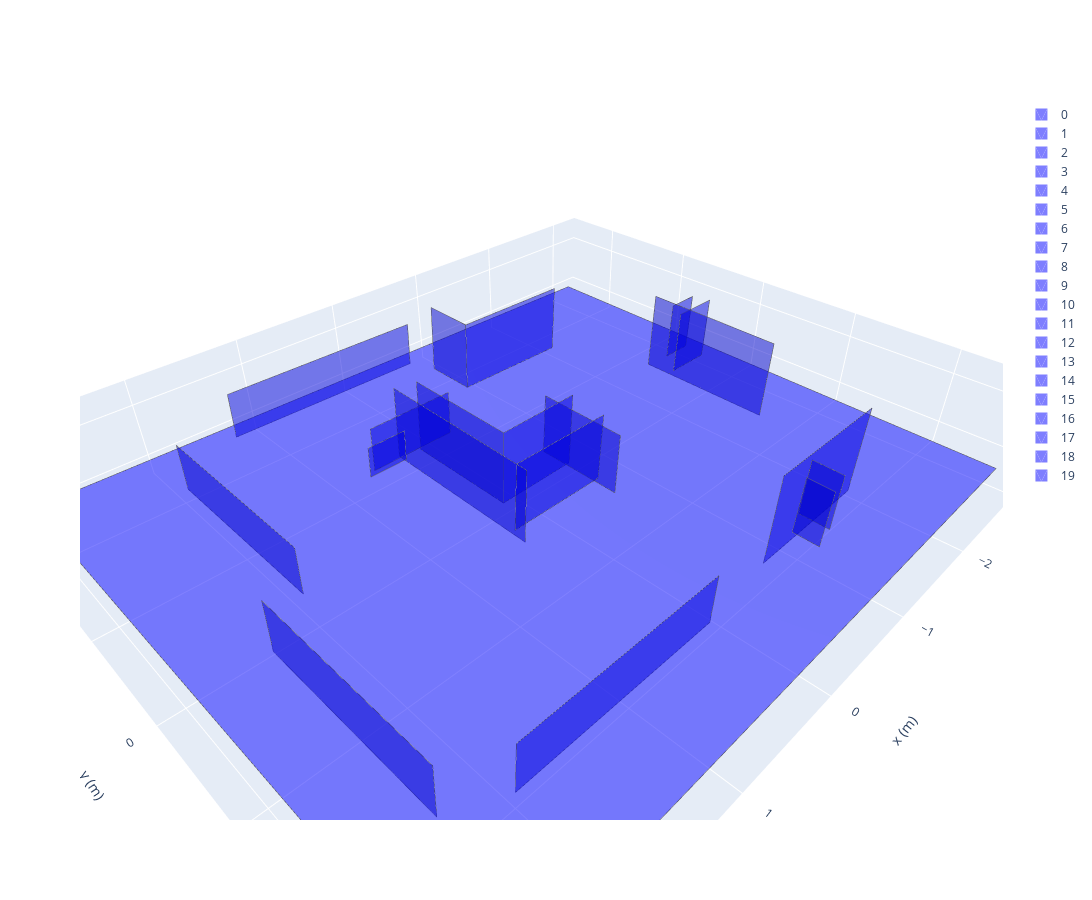

Notebook source saved alongside this figure:
### Code cell
# Plot merge
fig = go.Figure(data=map_final.plot_trace(colors=['blue']))
fig.update_layout(width=1500, height=900, scene=dict(aspectmode='data',
    xaxis=dict(title=dict(text='x (m)')), yaxis=dict(title=dict(text='y (m)')), zaxis=dict(title=dict(text='z (m)'))))
fig.show()

### Figure 1 — Plotly figure (JSON) as saved in the notebook; plotly's stock layout.template omitted (floating-point values rounded to 4 significant figures)
{"data": [{"color": "blue", "i": [0, 0], "j": [1, 2], "k": [2, 3], "name": "0", "opacity": 0.5, "showlegend": true, "type": "mesh3d", "x": [-3.098, 3.0, 2.942, -3.156], "y": [-2.436, -2.364, 2.701, 2.629], "z": [0.003571, 0.09912, -0.01699, -0.1125]}, {"line": {"color": "rgb(70,70,70)", "width": 1}, "mode": "lines", "showlegend": false, "type": "scatter3d", "x": [-3.098, 3.0, 2.942, -3.156, -3.098], "y": [-2.436, -2.364, 2.701, 2.629, -2.436], "z": [0.003571, 0.09912, -0.01699, -0.1125, 0.003571]}, {"color": "blue", "i": [0, 0], "j": [1, 2], "k": [2, 3], "name": "1", "opacity": 0.5, "showlegend": true, "type": "mesh3d", "x": [0.1009, 1.984, 1.977, 0.09381], "y": [1.965, 1.987, 1.997, 1.975], "z": [-0.107, -0.0775, 0.3641, 0.3346]}, {"line": {"color": "rgb(70,70,70)", "width": 1}, "mode": "lines", "showlegend": false, "type": "scatter3d", "x": [0.1009, 1.984, 1.977, 0.09381, 0.1009], "y": [1.965, 1.987, 1.997, 1.975, 1.965], "z": [-0.107, -0.0775, 0.3641, 0.3346, -0.107]}, {"color": "blue", "i": [0, 0], "j": [1, 2], "k": [2, 3], "name": "2", "opacity": 0.5, "showlegend": true, "type": "mesh3d", "x": [-2.042, -0.7308, -0.744, -2.055], "y": [1.848, 1.863, 1.882, 1.867], "z": [-0.1733, -0.1528, 0.6733, 0.6528]}, {"line": {"color": "rgb(70,70,70)", "width": 1}, "mode": "lines", "showlegend": false, "type": "scatter3d", "x": [-2.042, -0.7308, -0.744, -2.055, -2.042], "y": [1.848, 1.863, 1.882, 1.867, 1.848], "z": [-0.1733, -0.1528, 0.6733, 0.6528, -0.1733]}, {"color": "blue", "i": [0, 0], "j": [1, 2], "k": [2, 3], "name": "3", "opacity": 0.5, "showlegend": true, "type": "mesh3d", "x": [-2.367, -2.383, -2.395, -2.379], "y": [-0.6091, 0.7239, 0.741, -0.592], "z": [-0.04262, -0.07318, 0.6796, 0.7101]}, {"line": {"color": "rgb(70,70,70)", "width": 1}, "mode": "lines", "showlegend": false, "type": "scatter3d", "x": [-2.367, -2.383, -2.395, -2.379, -2.367], "y": [-0.6091, 0.7239, 0.741, -0.592, -0.6091], "z": [-0.04262, -0.07318, 0.6796, 0.7101, -0.04262]}, {"color": "blue", "i": [0, 0], "j": [1, 2], "k": [2, 3], "name": "4", "opacity": 0.5, "showlegend": true, "type": "mesh3d", "x": [-0.685, -1.873, -1.883, -0.6957], "y": [-1.49, -1.504, -1.489, -1.475], "z": [0.01534, -0.003265, 0.6645, 0.6831]}, {"line": {"color": "rgb(70,70,70)", "width": 1}, "mode": "lines", "showlegend": false, "type": "scatter3d", "x": [-0.685, -1.873, -1.883, -0.6957, -0.685], "y": [-1.49, -1.504, -1.489, -1.475, -1.49], "z": [0.01534, -0.003265, 0.6645, 0.6831, 0.01534]}, {"color": "blue", "i": [0, 0], "j": [1, 2], "k": [2, 3], "name": "5", "opacity": 0.5, "showlegend": true, "type": "mesh3d", "x": [-0.4668, -0.4575, -0.4665, -0.4758], "y": [0.5928, -0.222, -0.2091, 0.6056], "z": [-0.02513, -0.006454, 0.5584, 0.5397]}, {"line": {"color": "rgb(70,70,70)", "width": 1}, "mode": "lines", "showlegend": false, "type": "scatter3d", "x": [-0.4668, -0.4575, -0.4665, -0.4758, -0.4668], "y": [0.5928, -0.222, -0.2091, 0.6056, 0.5928], "z": [-0.02513, -0.006454, 0.5584, 0.5397, -0.02513]}, {"color": "blue", "i": [0, 0], "j": [1, 2], "k": [2, 3], "name": "6", "opacity": 0.5, "showlegend": true, "type": "mesh3d", "x": [1.341, -0.6059, -0.6129, 1.334], "y": [-2.261, -2.284, -2.274, -2.251], "z": [0.02885, -0.001651, 0.4365, 0.467]}, {"line": {"color": "rgb(70,70,70)", "width": 1}, "mode": "lines", "showlegend": false, "type": "scatter3d", "x": [1.341, -0.6059, -0.6129, 1.334, 1.341], "y": [-2.261, -2.284, -2.274, -2.251, -2.261], "z": [0.02885, -0.001651, 0.4365, 0.467, 0.02885]}, {"color": "blue", "i": [0, 0], "j": [1, 2], "k": [2, 3], "name": "7", "opacity": 0.5, "showlegend": true, "type": "mesh3d", "x": [0.2829, 0.2948, 0.284, 0.2721], "y": [0.06271, -0.9775, -0.9621, 0.0781], "z": [-0.009128, 0.01472, 0.6914, 0.6676]}, {"line": {"color": "rgb(70,70,70)", "width": 1}, "mode": "lines", "showlegend": false, "type": "scatter3d", "x": [0.2829, 0.2948, 0.284, 0.2721, 0.2829], "y": [0.06271, -0.9775, -0.9621, 0.0781, 0.06271], "z": [-0.009128, 0.01472, 0.6914, 0.6676, -0.009128]}, {"color": "blue", "i": [0, 0], "j": [1, 2], "k": [2, 3], "name": "8", "opacity": 0.5, "showlegend": true, "type": "mesh3d", "x": [2.397, 2.414, 2.41, 2.393], "y": [1.793, 0.1314, 0.1444, 1.806], "z": [-0.07478, -0.02887, 0.4416, 0.3957]}, {"line": {"color": "rgb(70,70,70)", "width": 1}, "mode": "lines", "showlegend": false, "type": "scatter3d", "x": [2.397, 2.414, 2.41, 2.393, 2.397], "y": [1.793, 0.1314, 0.1444, 1.806, 1.793], "z": [-0.07478, -0.02887, 0.4416, 0.3957, -0.07478]}, {"color": "blue", "i": [0, 0], "j": [1, 2], "k": [2, 3], "name": "9", "opacity": 0.5, "showlegend": true, "type": "mesh3d", "x": [0.4847, -0.4762, -0.487, 0.474], "y": [0.4099, 0.3959, 0.4165, 0.4305], "z": [0.03155, 0.01548, 0.6405, 0.6566]}, {"line": {"color": "rgb(70,70,70)", "width": 1}, "mode": "lines", "showlegend": false, "type": "scatter3d", "x": [0.4847, -0.4762, -0.487, 0.474, 0.4847], "y": [0.4099, 0.3959, 0.4165, 0.4305, 0.4099], "z": [0.03155, 0.01548, 0.6405, 0.6566, 0.03155]}, {"color": "blue", "i": [0, 0], "j": [1, 2], "k": [2, 3], "name": "10", "opacity": 0.5, "showlegend": true, "type": "mesh3d", "x": [1.995, 2.01, 2.006, 1.991], "y": [-0.1587, -1.821, -1.81, -0.1481], "z": [0.005599, 0.0466, 0.4802, 0.4392]}, {"line": {"color": "rgb(70,70,70)", "width": 1}, "mode": "lines", "showlegend": false, "type": "scatter3d", "x": [1.995, 2.01, 2.006, 1.991, 1.995], "y": [-0.1587, -1.821, -1.81, -0.1481, -0.1587], "z": [0.005599, 0.0466, 0.4802, 0.4392, 0.005599]}, {"color": "blue", "i": [0, 0], "j": [1, 2], "k": [2, 3], "name": "11", "opacity": 0.5, "showlegend": true, "type": "mesh3d", "x": [0.4959, 0.4799, 0.4738, 0.4897], "y": [-1.016, 0.5158, 0.5363, -0.9952], "z": [0.0197, -0.02643, 0.6552, 0.7013]}, {"line": {"color": "rgb(70,70,70)", "width": 1}, "mode": "lines", "showlegend": false, "type": "scatter3d", "x": [0.4959, 0.4799, 0.4738, 0.4897, 0.4959], "y": [-1.016, 0.5158, 0.5363, -0.9952, -1.016], "z": [0.0197, -0.02643, 0.6552, 0.7013, 0.0197]}, {"color": "blue", "i": [0, 0], "j": [1, 2], "k": [2, 3], "name": "12", "opacity": 0.5, "showlegend": true, "type": "mesh3d", "x": [-0.6804, -0.685, -0.6957, -0.6911], "y": [-1.987, -1.49, -1.475, -1.972], "z": [0.02673, 0.01534, 0.6831, 0.6945]}, {"line": {"color": "rgb(70,70,70)", "width": 1}, "mode": "lines", "showlegend": false, "type": "scatter3d", "x": [-0.6804, -0.685, -0.6957, -0.6911, -0.6804], "y": [-1.987, -1.49, -1.475, -1.972, -1.987], "z": [0.02673, 0.01534, 0.6831, 0.6945, 0.02673]}, {"color": "blue", "i": [0, 0], "j": [1, 2], "k": [2, 3], "name": "13", "opacity": 0.5, "showlegend": true, "type": "mesh3d", "x": [-0.02033, 0.7999, 0.7962, -0.02401], "y": [-0.9538, -0.946, -0.9357, -0.9435], "z": [0.05337, 0.06044, 0.4747, 0.4676]}, {"line": {"color": "rgb(70,70,70)", "width": 1}, "mode": "lines", "showlegend": false, "type": "scatter3d", "x": [-0.02033, 0.7999, 0.7962, -0.02401, -0.02033], "y": [-0.9538, -0.946, -0.9357, -0.9435, -0.9538], "z": [0.05337, 0.06044, 0.4747, 0.4676, 0.05337]}, {"color": "blue", "i": [0, 0], "j": [1, 2], "k": [2, 3], "name": "14", "opacity": 0.5, "showlegend": true, "type": "mesh3d", "x": [-0.5067, 0.2829, 0.2721, -0.5175], "y": [0.03748, 0.06271, 0.0781, 0.05286], "z": [-0.02114, -0.009128, 0.6676, 0.6556]}, {"line": {"color": "rgb(70,70,70)", "width": 1}, "mode": "lines", "showlegend": false, "type": "scatter3d", "x": [-0.5067, 0.2829, 0.2721, -0.5175, -0.5067], "y": [0.03748, 0.06271, 0.0781, 0.05286, 0.03748], "z": [-0.02114, -0.009128, 0.6676, 0.6556, -0.02114]}, {"color": "blue", "i": [0, 0], "j": [1, 2], "k": [2, 3], "name": "15", "opacity": 0.5, "showlegend": true, "type": "mesh3d", "x": [-2.7, -2.386, -2.391, -2.704], "y": [-0.4043, -0.401, -0.3846, -0.3879], "z": [0.1191, 0.1218, 0.6716, 0.6689]}, {"line": {"color": "rgb(70,70,70)", "width": 1}, "mode": "lines", "showlegend": false, "type": "scatter3d", "x": [-2.7, -2.386, -2.391, -2.704, -2.7], "y": [-0.4043, -0.401, -0.3846, -0.3879, -0.4043], "z": [0.1191, 0.1218, 0.6716, 0.6689, 0.1191]}, {"color": "blue", "i": [0, 0], "j": [1, 2], "k": [2, 3], "name": "16", "opacity": 0.5, "showlegend": true, "type": "mesh3d", "x": [-2.848, -2.374, -2.381, -2.854], "y": [-0.2984, -0.2938, -0.2795, -0.2841], "z": [-0.001332, 0.003466, 0.621, 0.6162]}, {"line": {"color": "rgb(70,70,70)", "width": 1}, "mode": "lines", "showlegend": false, "type": "scatter3d", "x": [-2.848, -2.374, -2.381, -2.854, -2.848], "y": [-0.2984, -0.2938, -0.2795, -0.2841, -0.2984], "z": [-0.001332, 0.003466, 0.621, 0.6162, -0.001332]}, {"color": "blue", "i": [0, 0], "j": [1, 2], "k": [2, 3], "name": "17", "opacity": 0.5, "showlegend": true, "type": "mesh3d", "x": [-1.142, -1.144, -1.149, -1.146], "y": [1.867, 2.133, 2.146, 1.881], "z": [0.1008, 0.09387, 0.6021, 0.609]}, {"line": {"color": "rgb(70,70,70)", "width": 1}, "mode": "lines", "showlegend": false, "type": "scatter3d", "x": [-1.142, -1.144, -1.149, -1.146, -1.142], "y": [1.867, 2.133, 2.146, 1.881, 1.867], "z": [0.1008, 0.09387, 0.6021, 0.609, 0.1008]}, {"color": "blue", "i": [0, 0], "j": [1, 2], "k": [2, 3], "name": "18", "opacity": 0.5, "showlegend": true, "type": "mesh3d", "x": [-1.01, -1.013, -1.02, -1.017], "y": [1.909, 2.142, 2.159, 1.927], "z": [0.01694, 0.009091, 0.5306, 0.5385]}, {"line": {"color": "rgb(70,70,70)", "width": 1}, "mode": "lines", "showlegend": false, "type": "scatter3d", "x": [-1.01, -1.013, -1.02, -1.017, -1.01], "y": [1.909, 2.142, 2.159, 1.927, 1.909], "z": [0.01694, 0.009091, 0.5306, 0.5385, 0.01694]}, {"color": "blue", "i": [0, 0], "j": [1, 2], "k": [2, 3], "name": "19", "opacity": 0.5, "showlegend": true, "type": "mesh3d", "x": [0.8961, 0.5294, 0.5238, 0.8904], "y": [-0.8637, -0.8693, -0.8604, -0.8548], "z": [0.08619, 0.07912, 0.366, 0.3731]}, {"line": {"color": "rgb(70,70,70)", "width": 1}, "mode": "lines", "showlegend": false, "type": "scatter3d", "x": [0.8961, 0.5294, 0.5238, 0.8904, 0.8961], "y": [-0.8637, -0.8693, -0.8604, -0.8548, -0.8637], "z": [0.08619, 0.07912, 0.366, 0.3731, 0.08619]}], "layout": {"height": 900, "scene": {"aspectmode": "data", "xaxis": {"title": {"text": "x (m)"}}, "yaxis": {"title": {"text": "y (m)"}}, "zaxis": {"title": {"text": "z (m)"}}}, "width": 1500}}
